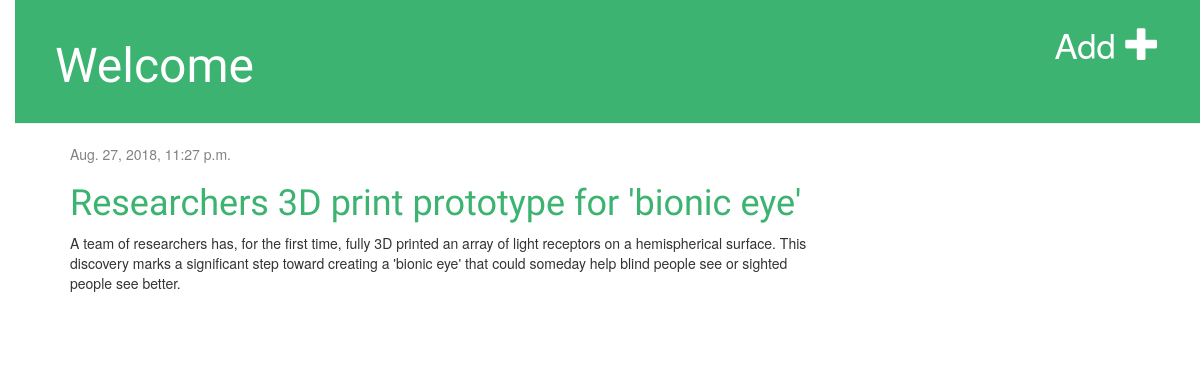
Screenshot of /post/3/ with the database file from the repository.
### blog/models.py (models this page shows, shortened)
class Post(models.Model):
    author = models.ForeignKey('auth.User', on_delete=models.CASCADE)
    title = models.CharField(max_length=200)
    text = models.TextField()
    created_date = models.DateTimeField(
            default=timezone.now)
    published_date = models.DateTimeField(
            blank=True, null=True)

### blog/views.py (the view)
# urls.py: path('post/<int:pk>/', views.post_detail, name='post_detail'),
def post_detail(request, pk):
    post = get_object_or_404(Post, pk=pk)
    return render(request, 'blog/post_detail.html', {'post': post})

### blog/templates/blog/post_detail.html (shortened to what this page needs)
{% extends 'blog/base.html' %}
{% block content %}
    <div class="post">
        {% if post.published_date %}
            <div class="date">
                {{ post.published_date }}
            </div>
        {% endif %}
        <h1>{{ post.title }}</h1>
        <p>{{ post.text|linebreaksbr }}</p>
    </div>
{% endblock %}

### blog/static/css/blog.css (style rules this page uses)
h1,h2,h3,h4,h5,h6 a { color: #3cb371; font-family: 'Lobster'; }
body { padding-left: 15px; }
h1, h2, h3, h4 { font-family: 'Lobster', cursive; }
.date { color: #828282; }
.post { margin-bottom: 70px; }

### rows the page displays
Post: published_date "Aug. 27, 2018, 11:27 p.m.", title "Researchers 3D print prototype for 'bionic eye'", text "A team of researchers has, for the first time, fully 3D printed an array of light receptors on a hemispherical surface. This discovery marks a significant step toward creating a 'bionic eye' that could someday help blind people see or sighted people see better."
